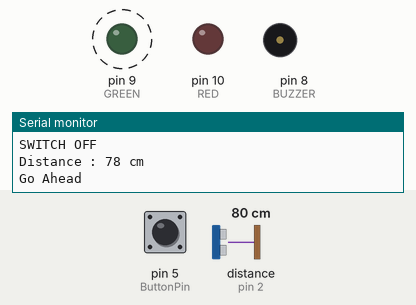
Recording of a sketch running on a simulated Arduino Nano, built with avr-gcc and run on an emulated ATmega328P. On the bench: output pins drawn as LEDs (lit = HIGH), buzzer (waves = sounding), the last lines printed to the serial monitor. Wiring (inferred from the names in the program): ultrasonic range finder: trigger pin 3; echo pin 2. Dashed ring = blinking. Inputs (shaded band) come from the test bench; at power-on: distance to the obstacle (sensor on pin 2) 80 cm, pin 5 (ButtonPin) LOW. The echo pulse lasts 58.3 µs per cm; pins used as bus, display or sensor lines are not drawn.

Above: at 2.3 s.
2.4 s: distance to the obstacle (sensor on pin 2) set to 56 cm
5.9 s: distance to the obstacle (sensor on pin 2) set to 49 cm
At 6.7 s:
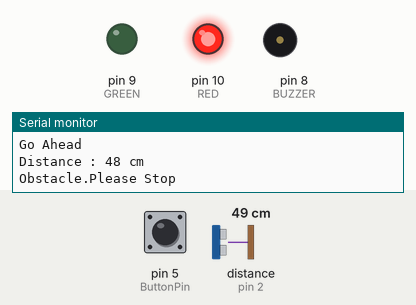
9.4 s: distance to the obstacle (sensor on pin 2) set to 60 cm
At 10.7 s:
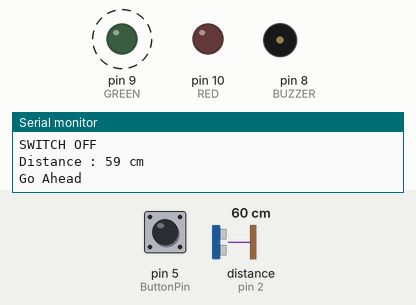
14.4 s: pin 5 (ButtonPin) pulled HIGH for 1.8 s
At 16.9 s:
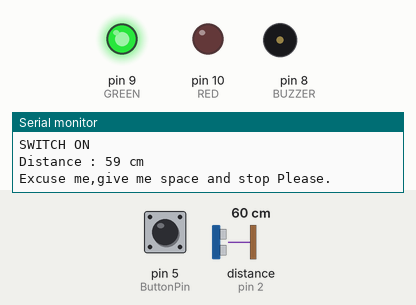
17.9 s: pin 5 (ButtonPin) pulled HIGH for 3.2 s
At 19.0 s:
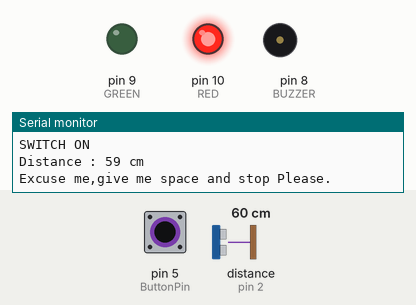
Timing chart, 0 to 23.6 s (numbered marks = the images above; inputs shaded):
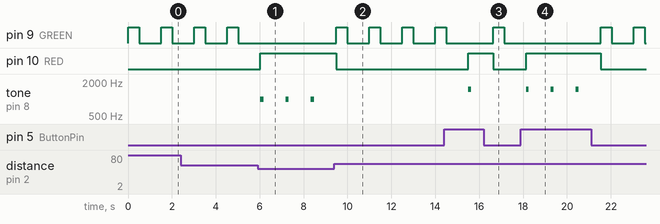

The sketch:

498R_SBS_Complete_Coding_19-Aug-19.ino
```cpp
   #define RED 10                   // Define Digital Pin Number 10 as RED of Nano for Red Alert (stop) LED
   #define GREEN 9                  // Define Digital Pin Number 9 as GREEN of Nano for Green Alert (go/move) LED
   #define BUZZER 8                 // Define Digital Pin Number 8 as BUZZER of Nano for Sound (Alert)


   const int trigPin = 3;           // Fixed Digital Pin Number 3 for sonar trig
   const int echoPin = 2 ;          // Fixed Digital Pin Number 2 for sonar echo
   const int ButtonPin = 5;         // Fixed Digital Pin Number 5 as a pushbutton pin

   long duration;      // time duration for sonar
   int distance;       // distance calculation for sonar
   int sound =1000;    // sound level

   // variables will change
   int ButtonState = 0;  // variable for reading the pushbutton status


    void setup()
  {

     pinMode(trigPin, OUTPUT);      // Sets the trigPinas an Output
     pinMode(echoPin, INPUT);      // Sets the echoPinas an Input
     pinMode(RED,OUTPUT);          // sets the digital pin as output
     pinMode(GREEN,OUTPUT);        // sets the digital pin as output

     pinMode(BUZZER, OUTPUT);

     pinMode(ButtonPin, INPUT);     // Read the state of the pushbutton value


     Serial.begin(9600);         // Begins Serial Communication


  }


    void loop()
  {

    digitalWrite(trigPin, LOW);    // Clears the trigPin
    delayMicroseconds(2);
    digitalWrite(trigPin, HIGH);   // sets the trigPinon HIGH state for 10 micro seconds
    delayMicroseconds(10);
    digitalWrite(trigPin, LOW);

    duration = pulseIn(echoPin, HIGH);     // Reads the echoPin, returns the sound wave travel time in microseconds
    distance = duration*0.034/2;           // Calculating the distance

    ButtonState = digitalRead(ButtonPin);


        if (distance >= 0 &&  distance <=50 )
       {

          digitalWrite(RED, HIGH); // Sets the RED LED on
          digitalWrite(GREEN, LOW); // Sets the GREEN LED off
          sound = 1000 ;

          tone(BUZZER, sound);

          Serial.print("Distance : ");
          Serial.print(distance);
          Serial.println(" cm");
          Serial.println("Obstacle.Please Stop\n");

          delay(150);
          noTone(BUZZER);

        }


       else
      {


          digitalWrite(RED, LOW);     // Sets the RED LED Off
          noTone(BUZZER);


            if (ButtonState == HIGH)
           {
              digitalWrite(RED, HIGH);          // Turn RED LED On
              digitalWrite(GREEN, LOW);         // Sets the GREEN LED Off

              sound = 1500 ;

              tone(BUZZER, sound);
              delay(120);

              Serial.println("SWITCH ON");

              Serial.print("Distance : ");
              Serial.print(distance);
              Serial.println(" cm");
              Serial.println("Excuse me,give me space and stop Please.\n");

              noTone(BUZZER);

            }

             else
            {

                digitalWrite(GREEN, HIGH);  // Sets the GREEN LED On
                digitalWrite(RED, LOW);     // Sets the RED LED Off
                delay(500);

                sound = 200 ;
                tone(BUZZER, sound);

                digitalWrite(GREEN, LOW);  // Sets the GREEN LED Off

                Serial.println("SWITCH OFF");

                Serial.print("Distance : ");
                Serial.print(distance);
                Serial.println(" cm");
                Serial.println("Go Ahead\n");

                noTone(BUZZER);

             }

    }

    delay(1000);


}
```

Measured:
- the behaviour switches between 52 and 51 cm on distance to the obstacle (sensor on pin 2) (found by bisection; images 0 and 1)
- after the input at 5.9 s, pin 9 (GREEN): stops changing and stays LOW; pin 10 (RED): LOW → HIGH after 0.12 s; tone on pin 8 (BUZZER): alternates 1000 Hz for 0.15 s and silent for 1.0 s, starting after 0.12 s
- after the input at 9.4 s, pin 9 (GREEN): alternates HIGH for 0.50 s and LOW for 1.0 s, starting after 0.09 s; pin 10 (RED): HIGH → LOW after 0.09 s; tone on pin 8 (BUZZER): stops changing and stays silent
- after the input at 14.4 s, pin 10 (RED): LOW → HIGH after 1.1 s, → LOW 1.1 s later; tone on pin 8 (BUZZER): silent → 1500 Hz after 1.1 s, → silent 0.13 s later
- after the input at 17.9 s, pin 10 (RED): LOW → HIGH after 0.24 s, → LOW 3.4 s later; tone on pin 8 (BUZZER): alternates 1500 Hz for 0.13 s and silent for 1.0 s, 6 changes in all, then stays silent, starting after 0.24 s
- by itself, pin 9 (GREEN): alternates HIGH for 0.50 s and LOW for 1.0 s
